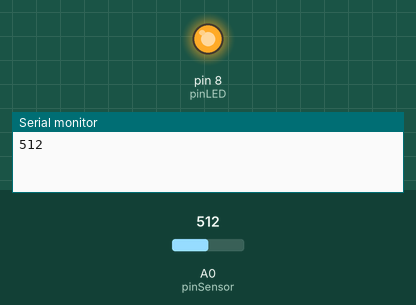
Simulated run of this sketch. Board: Arduino Uno, built with avr-gcc and run on an emulated ATmega328P. On the bench: output pins drawn as LEDs (lit = HIGH), the last lines printed to the serial monitor. Inputs (shaded band) come from the test bench; at power-on: A0 (pinSensor) = 512.

Above: at 1.8 s.
1.9 s: A0 (pinSensor) set to 408
3.4 s: A0 (pinSensor) set to 387
At 4.6 s:
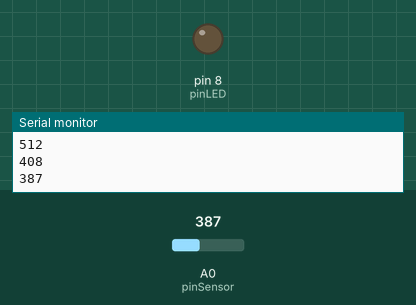
5.5 s: A0 (pinSensor) set to 511
At 7.2 s:
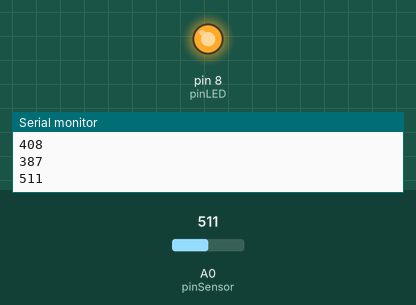
7.5 s: A0 (pinSensor) set to 306
At 8.9 s:
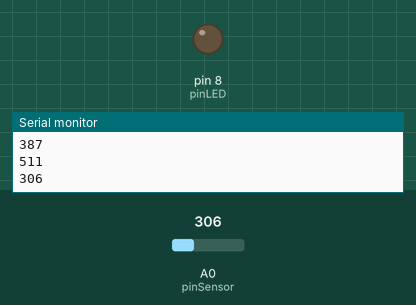
Timing chart, 0 to 10.5 s (numbered marks = the images above; inputs shaded):
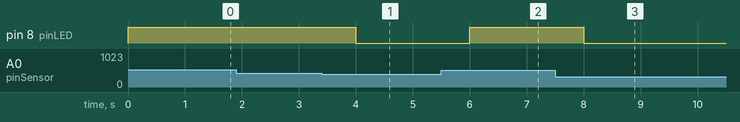

The sketch:

deteksi_gas.ino
```cpp
const int pinSensor = A0;
const int pinLED = 8;
int nilaiGas;
int gasSebelumnya = -1;
const int ambangBahaya = 400;

void setup() {
  Serial.begin(9600);
  pinMode(pinLED, OUTPUT);
}

void loop() {
  nilaiGas = analogRead(pinSensor);

  // Nyalakan LED jika gas melebihi ambang bahaya
  if (nilaiGas > ambangBahaya) {
    digitalWrite(pinLED, HIGH);
  } else {
    digitalWrite(pinLED, LOW);
  }

  // Kirim data hanya jika ada perubahan signifikan
  if (abs(nilaiGas - gasSebelumnya) >= 10) {
    Serial.println(nilaiGas);
    gasSebelumnya = nilaiGas;
  }

  delay(1000);
}
```

Measured:
- the behaviour switches between 401 and 400 on A0 (pinSensor) (found by bisection; images 0 and 1)
- after the input at 3.4 s, pin 8 (pinLED): HIGH → LOW after 0.60 s
- after the input at 5.5 s, pin 8 (pinLED): LOW → HIGH after 0.50 s
- after the input at 7.5 s, pin 8 (pinLED): HIGH → LOW after 0.50 s
